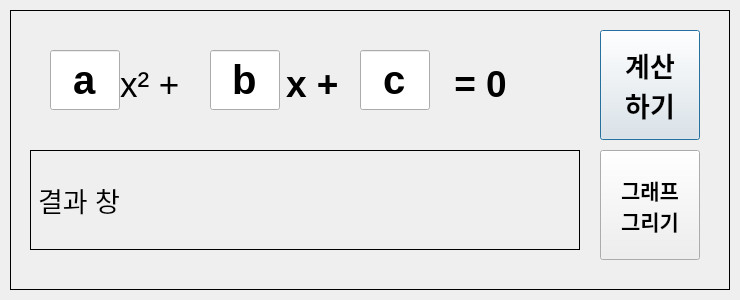
<?xml version="1.0" encoding="UTF-8"?>
<ui version="4.0">
 <class>Dialog</class>
 <widget class="QDialog" name="Dialog">
  <property name="enabled">
   <bool>true</bool>
  </property>
  <property name="geometry">
   <rect>
    <x>0</x>
    <y>0</y>
    <width>740</width>
    <height>300</height>
   </rect>
  </property>
  <property name="font">
   <font>
    <stylestrategy>PreferDefault</stylestrategy>
   </font>
  </property>
  <property name="windowTitle">
   <string>2차방정식</string>
  </property>
  <property name="toolTipDuration">
   <number>-1</number>
  </property>
  <widget class="QFrame" name="frame">
   <property name="geometry">
    <rect>
     <x>10</x>
     <y>10</y>
     <width>720</width>
     <height>280</height>
    </rect>
   </property>
   <property name="frameShape">
    <enum>QFrame::Box</enum>
   </property>
   <property name="frameShadow">
    <enum>QFrame::Plain</enum>
   </property>
   <property name="lineWidth">
    <number>1</number>
   </property>
   <widget class="QLabel" name="label_result">
    <property name="geometry">
     <rect>
      <x>20</x>
      <y>140</y>
      <width>550</width>
      <height>100</height>
     </rect>
    </property>
    <property name="font">
     <font>
      <pointsize>20</pointsize>
      <stylestrategy>PreferDefault</stylestrategy>
     </font>
    </property>
    <property name="frameShape">
     <enum>QFrame::Box</enum>
    </property>
    <property name="text">
     <string>결과 창</string>
    </property>
   </widget>
   <widget class="QPushButton" name="button_cal">
    <property name="geometry">
     <rect>
      <x>590</x>
      <y>20</y>
      <width>100</width>
      <height>110</height>
     </rect>
    </property>
    <property name="font">
     <font>
      <pointsize>20</pointsize>
      <weight>75</weight>
      <bold>true</bold>
      <stylestrategy>PreferDefault</stylestrategy>
     </font>
    </property>
    <property name="text">
     <string>계산
하기</string>
    </property>
    <property name="flat">
     <bool>false</bool>
    </property>
   </widget>
   <widget class="QPushButton" name="button_graph">
    <property name="geometry">
     <rect>
      <x>590</x>
      <y>140</y>
      <width>100</width>
      <height>110</height>
     </rect>
    </property>
    <property name="font">
     <font>
      <pointsize>16</pointsize>
      <weight>75</weight>
      <bold>true</bold>
     </font>
    </property>
    <property name="styleSheet">
     <string notr="true">그래프
그리기</string>
    </property>
    <property name="text">
     <string>그래프
그리기</string>
    </property>
   </widget>
   <widget class="QLabel" name="label_xx">
    <property name="geometry">
     <rect>
      <x>110</x>
      <y>40</y>
      <width>75</width>
      <height>70</height>
     </rect>
    </property>
    <property name="frameShape">
     <enum>QFrame::NoFrame</enum>
    </property>
    <property name="text">
     <string>&lt;html&gt;&lt;head/&gt;&lt;body&gt;&lt;p&gt;&lt;span style=&quot; font-size:26pt;&quot;&gt;x² + &lt;/span&gt;&lt;/p&gt;&lt;/body&gt;&lt;/html&gt;</string>
    </property>
   </widget>
   <widget class="QLineEdit" name="line_c">
    <property name="geometry">
     <rect>
      <x>350</x>
      <y>40</y>
      <width>70</width>
      <height>60</height>
     </rect>
    </property>
    <property name="font">
     <font>
      <pointsize>30</pointsize>
      <weight>75</weight>
      <bold>true</bold>
      <stylestrategy>PreferDefault</stylestrategy>
     </font>
    </property>
    <property name="text">
     <string>c</string>
    </property>
    <property name="maxLength">
     <number>32768</number>
    </property>
    <property name="alignment">
     <set>Qt::AlignCenter</set>
    </property>
   </widget>
   <widget class="QLabel" name="label_x">
    <property name="geometry">
     <rect>
      <x>270</x>
      <y>40</y>
      <width>75</width>
      <height>70</height>
     </rect>
    </property>
    <property name="frameShape">
     <enum>QFrame::NoFrame</enum>
    </property>
    <property name="text">
     <string>&lt;html&gt;&lt;head/&gt;&lt;body&gt;&lt;p align=&quot;center&quot;&gt;&lt;span style=&quot; font-size:28pt; font-weight:600;&quot;&gt;x + &lt;/span&gt;&lt;/p&gt;&lt;/body&gt;&lt;/html&gt;</string>
    </property>
   </widget>
   <widget class="QLineEdit" name="line_a">
    <property name="geometry">
     <rect>
      <x>40</x>
      <y>40</y>
      <width>70</width>
      <height>60</height>
     </rect>
    </property>
    <property name="font">
     <font>
      <pointsize>30</pointsize>
      <weight>75</weight>
      <bold>true</bold>
      <stylestrategy>PreferDefault</stylestrategy>
     </font>
    </property>
    <property name="text">
     <string>a</string>
    </property>
    <property name="maxLength">
     <number>32768</number>
    </property>
    <property name="alignment">
     <set>Qt::AlignCenter</set>
    </property>
   </widget>
   <widget class="QLineEdit" name="line_b">
    <property name="geometry">
     <rect>
      <x>200</x>
      <y>40</y>
      <width>70</width>
      <height>60</height>
     </rect>
    </property>
    <property name="font">
     <font>
      <pointsize>30</pointsize>
      <weight>75</weight>
      <bold>true</bold>
      <stylestrategy>PreferDefault</stylestrategy>
     </font>
    </property>
    <property name="text">
     <string>b</string>
    </property>
    <property name="maxLength">
     <number>32768</number>
    </property>
    <property name="alignment">
     <set>Qt::AlignCenter</set>
    </property>
   </widget>
   <widget class="QLabel" name="label_0">
    <property name="geometry">
     <rect>
      <x>420</x>
      <y>40</y>
      <width>101</width>
      <height>70</height>
     </rect>
    </property>
    <property name="frameShape">
     <enum>QFrame::NoFrame</enum>
    </property>
    <property name="text">
     <string>&lt;html&gt;&lt;head/&gt;&lt;body&gt;&lt;p align=&quot;center&quot;&gt;&lt;span style=&quot; font-size:28pt; font-weight:600;&quot;&gt;= 0&lt;/span&gt;&lt;/p&gt;&lt;/body&gt;&lt;/html&gt;</string>
    </property>
   </widget>
  </widget>
 </widget>
 <resources/>
 <connections/>
</ui>
